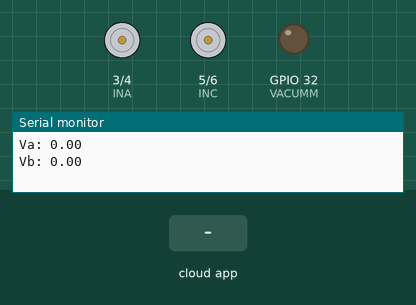
This sketch was run on a simulated ESP32. Shown: motor-driver pin pairs drawn as motors (green arrow = first pin HIGH = forward, orange = second pin HIGH = backward, longer = more drive, scaled by the enable pin), output pins drawn as LEDs (lit = HIGH), the last lines printed to the serial monitor. The inputs (shaded band) are chosen by the test bench. The ROS host is connected and sends only what is stated.

Above: at 1.8 s.
1.9 s: the phone or cloud app sets angular.z to -100
At 2.4 s:
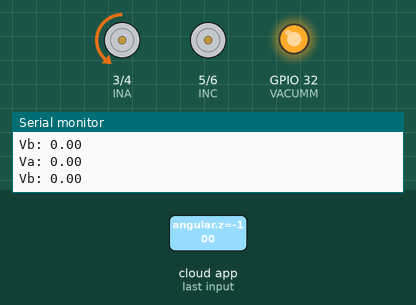
4.9 s: the phone or cloud app sets linear.x to -100
7.9 s: the phone or cloud app sets linear.x to 100
10.9 s: the phone or cloud app sets angular.z to 100
At 11.9 s:
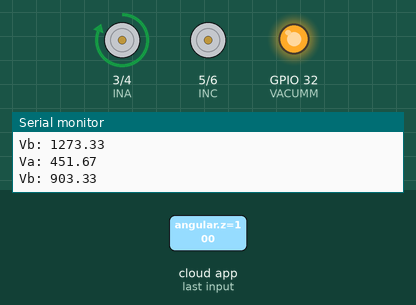
13.9 s: the phone or cloud app sets linear.x to 0
At 14.8 s:
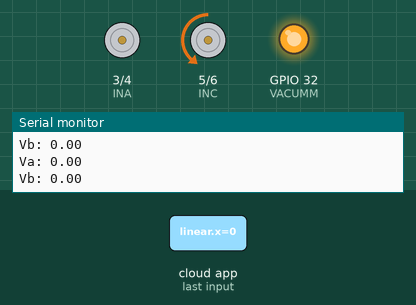
16.9 s: the phone or cloud app sets angular.z to 0
At 17.8 s:
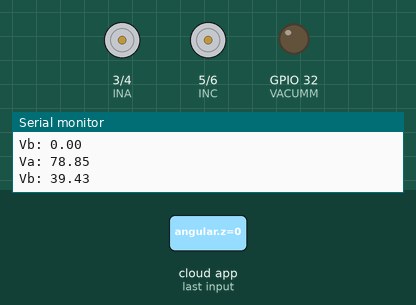
Timing chart, 0 to 19.5 s (numbered marks = the images above; inputs shaded):
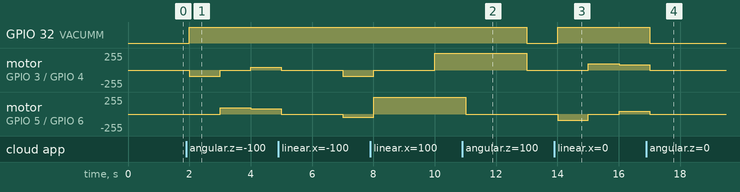

Measured:
- after the input at 1.9 s, GPIO 32 (VACUMM): LOW → HIGH after 0.10 s; motor on GPIO 3 (INA) / GPIO 4 (INB): stopped → backward 95/255 after 0.10 s, → stopped 1.0 s later, → forward 39/255 1.0 s later; motor on GPIO 5 (INC) / GPIO 6 (IND): stopped → forward 95/255 after 1.1 s, → forward 78/255 1.0 s later
- after the input at 10.9 s, GPIO 32 (VACUMM): HIGH → LOW after 2.1 s; motor on GPIO 3 (INA) / GPIO 4 (INB): forward 255/255 → stopped after 2.1 s; motor on GPIO 5 (INC) / GPIO 6 (IND): forward 255/255 → stopped after 0.11 s
- after the input at 13.9 s, GPIO 32 (VACUMM): LOW → HIGH after 0.11 s; motor on GPIO 3 (INA) / GPIO 4 (INB): stopped → forward 95/255 after 1.1 s, → forward 78/255 1.0 s later; motor on GPIO 5 (INC) / GPIO 6 (IND): stopped → backward 95/255 after 0.11 s, → stopped 1.0 s later, → forward 39/255 1.0 s later
- after the input at 16.9 s, GPIO 32 (VACUMM): HIGH → LOW after 0.11 s

The sketch:

motorcontrollerDC.ino
```cpp
#include "ros.h"
#include "geometry_msgs/Twist.h"
#include <math.h>
#define INA 3
#define INB 4
#define INC 5
#define IND 6
#define ENA 8
#define ENB 9
#define VACUMM 32
float HR;
float Va, Vb, V;
ros::NodeHandle nh;
unsigned long timestamp_last_message;
void velCallback(  const geometry_msgs::Twist& vel_cmd)
{
  if(vel_cmd.linear.x!=0)
    V = vel_cmd.linear.x / 0.15 * 1+ V * 0;
   else V=0;
  HR = vel_cmd.angular.z * 1 + HR * 0;
   timestamp_last_message = millis();

  char str_v0[6];
  char str_hr[6];
  char log_msg[50];
  dtostrf(V, 4, 2, str_v0);
  dtostrf(HR, 4, 2, str_hr);
  sprintf(log_msg, "before V=%s,HR=%s", str_v0, str_hr);
  nh.loginfo(log_msg);
}
ros::Subscriber<geometry_msgs::Twist> sub("cmd_vel" , velCallback);
void setup()
{
  nh.initNode();
  nh.subscribe(sub);
  pinMode(INA, OUTPUT);
  pinMode(INB, OUTPUT);
  pinMode(INC, OUTPUT);
  pinMode(IND, OUTPUT);
  pinMode(VACUMM, OUTPUT); // Dir - chiều quay
  V = 0;
  timestamp_last_message = millis();

}
void loop()
{
  nh.spinOnce();
  int Vmin = 40;
  float absHR = HR < 0 ? -HR : HR;
  int next_move = 0; //0: dung yen, 1: thang, 2: re (tien), 3: re (lui)
  if (absHR == 0 && V == 0) {//dung yen
    V = 0;
    Va = Vb = 0;
    next_move = 0;
  }


  if (absHR <= 0.05 && V != 0) {//di thang
    Va = Vb  = V * (255 - Vmin) + Vmin;
    next_move = 1;
  }

  if (absHR > 0.05) {
    if (V == 0) {
      V = 0.3;
      next_move = 3;
    }
    else next_move = 2;
    if (HR > 0) {
      Va = V * (225 - Vmin) + Vmin;
      Vb = Va * (1 - absHR);
    }
    else if (HR < 0) {
      Vb = V * (225 - Vmin) + Vmin;
      Va = Vb * (1 - absHR);
    }
  }
  //dk dong co
  if (next_move == 0) { //dung yen
    nh.loginfo("dung yen");
    digitalWrite(VACUMM, LOW);
    dungyen(1000);
  }
  else{
     digitalWrite(VACUMM, HIGH);

  }
  if (next_move == 1) { //di thang
    nh.loginfo("di thang");
    tien(Va,Vb,1000);

  }
  if (next_move == 2) {
     nh.loginfo("re");
    if (HR != 0) {
      tien(Va,Vb,1000);
    }
  }
  if (next_move == 3) {
     nh.loginfo("lui");
    if (HR != 0) {
      lui(Va,Vb,1000);
    }
  }


  Serial.print("Va: "); Serial.println(Va);
  Serial.print("Vb: "); Serial.println(Vb);

  char log_msg[50];
  char str_va[6];
  char str_vb[6];
  char str_v0[6];
  char str_hr[6];
  dtostrf(Va, 4, 2, str_va);
  dtostrf(Vb, 4, 2, str_vb);
  dtostrf(V, 4, 2, str_v0);
  dtostrf(HR, 4, 2, str_hr);
  sprintf(log_msg, "Va=%s,Vb=%s,V=%s,HR=%s", str_va, str_vb, str_v0, str_hr);
  nh.loginfo(log_msg);
  //decrease after loop
  unsigned long current_millis = millis();
  if ((current_millis - timestamp_last_message) > 1500) {
    HR = HR * 0.5;
    V = V * 0.7;
    if (V <= 0.01)V = 0;
    if (absHR <= 0.01)HR = 0;
  }
}
void dungyen(int duration){
     digitalWrite(INA, LOW);
    digitalWrite(INC, LOW);
    digitalWrite(INB, LOW);
    digitalWrite(IND, LOW);
    analogWrite(ENA, 0);
    analogWrite(ENB, 0);
    delay(duration);
}
void tien(float Vt,float Vp,int duration){
    digitalWrite(INA, HIGH);
    digitalWrite(INC, HIGH);
    digitalWrite(INB, LOW);
    digitalWrite(IND, LOW);
    analogWrite(ENA, Vt);
    analogWrite(ENB, Vp);
    delay(duration);
}
void lui(float Vt,float Vp,int duration){
    digitalWrite (INC, LOW);
    digitalWrite (INA, LOW);
    digitalWrite (INB, HIGH);
    digitalWrite (IND, HIGH);
    analogWrite(ENA, Vp);
    analogWrite(ENB, Vt);
    delay (duration);
}
```
